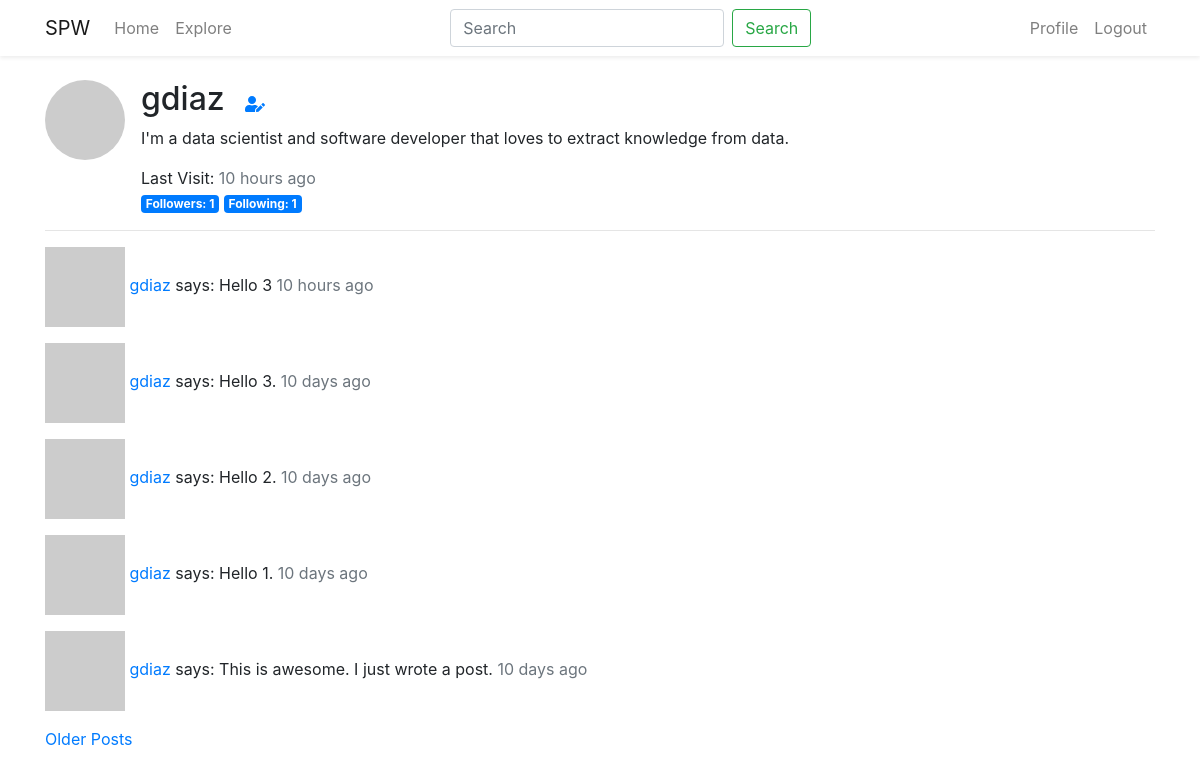
/user/gdiaz (signed in), run on an earlier commit of the app's database.
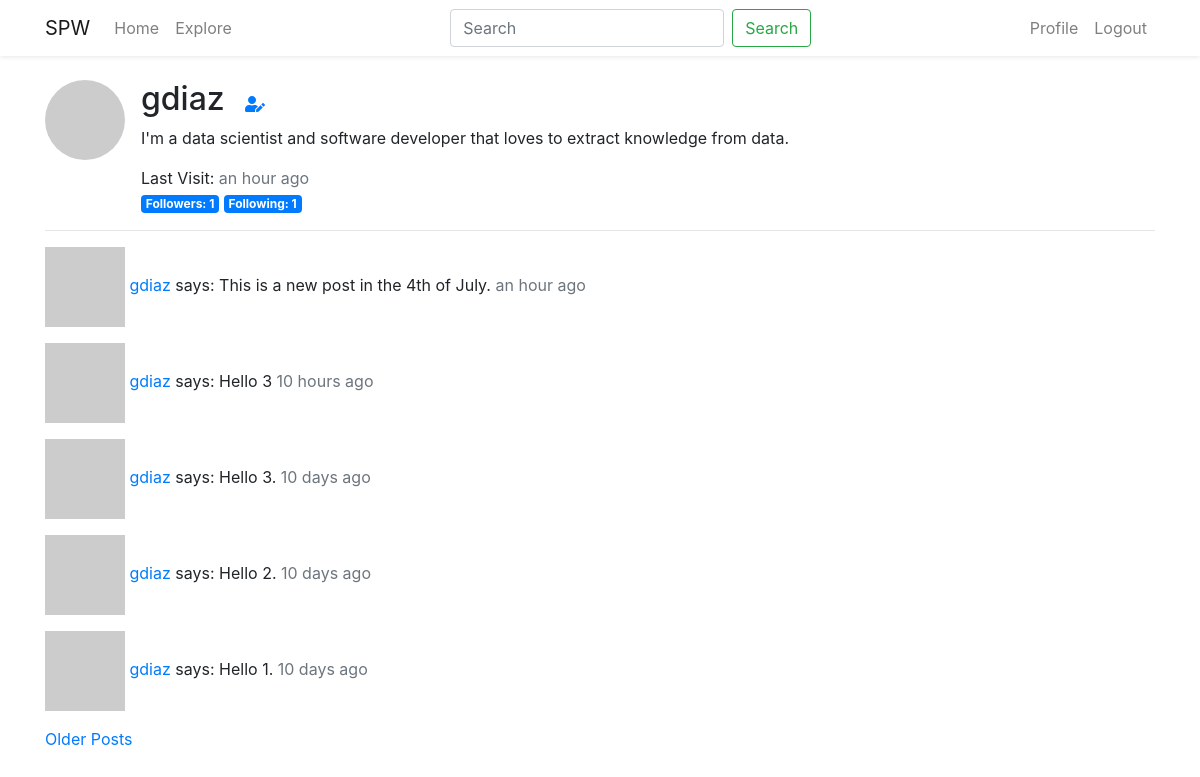
And on a later commit of the database.
### src/models.py (models this page shows, shortened)
class User(UserMixin, db.Model):
    id = db.Column(db.Integer, primary_key=True)
    username = db.Column(db.String(64), index=True, unique=True)
    email = db.Column(db.String(128), index=True, unique=True)
    password_hash = db.Column(db.String(128))
    posts = db.relationship('Post', backref='author', lazy='dynamic')
    about_me = db.Column(db.String(140))
    last_seen = db.Column(db.DateTime, default=datetime.utcnow)
    following = db.relationship(
        'User', secondary=followers,
        primaryjoin=(followers.c.follower_id == id),
        secondaryjoin=(followers.c.following_id == id),
        backref=db.backref('followers', lazy='dynamic'),
        lazy='dynamic',
    )
    def avatar(self, size):
        digest = md5(self.email.lower().encode('utf-8')).hexdigest()
        return f"https://www.gravatar.com/avatar/{digest}?d=robohash&s={size}"

class Post(db.Model):
    id = db.Column(db.Integer, primary_key=True)
    body = db.Column(db.String(140))
    timestamp = db.Column(db.DateTime, index=True, default=datetime.utcnow)
    user_id = db.Column(db.Integer, db.ForeignKey('user.id'))

### src/routes.py (the view)
@app.route('/user/<username>')
@login_required
def user(username):
    c_user = User.query.filter_by(username=username).first_or_404()
    page = request.args.get(key='page', default=1, type=int)
    posts = c_user.posts.order_by(Post.timestamp.desc()).paginate(
        page=page,
        per_page=app.config['POST_PER_PAGE'],
        error_out=False,
    )
    next_page = url_for('user', username=c_user.username, page=posts.next_num) if posts.has_next else None
    prev_page = url_for('user', username=c_user.username, page=posts.prev_num) if posts.has_prev else None
    return render_template('user.html', title=c_user.username, user=c_user, posts=posts.items, next_page=next_page,
                           prev_page=prev_page)

### src/models.py (called while the page is built)
@login.user_loader
def load_user(idx):
    return User.query.get(int(idx))

### src/routes.py (called while the page is built)
@app.before_request
def before_request():
    if current_user.is_authenticated:
        current_user.last_seen = datetime.utcnow()
        db.session.commit()

### src/templates/user.html (shortened to what this page needs)
{% extends 'base.html' %}
{% block content %}
    <div class="media">
        <img src="{{ user.avatar(128) }}" alt="Profile Image" class="rounded-circle mr-3">
        <div class="media-body">
            <h2 class="mt-0 mr-3 d-inline">{{ user.username }}</h2>
            {% if user == current_user %}
                <a href="{{ url_for('edit_profile') }}"><i class="fas fa-user-edit"></i>
                </a>
            {% endif %}
            {% if user.about_me %}
                <p class="mt-2">{{ user.about_me }}</p>
            {% else %}
                <p class="text-muted mt-2">Tell us something about you.</p>
            {% endif %}
            {% if user.last_seen %}
                <p class="d-inline">Last Visit: </p>
                <p class="text-muted d-inline">{{ moment(user.last_seen).fromNow() }}</p>
            {% endif %}
            <div>
                <span class="badge badge-primary">Followers: {{ user.followers.count() }}</span>
                <span class="badge badge-primary">Following: {{ user.following.count() }}</span>
            </div>
        </div>
    </div>
    <hr>
    {% for post in posts %}
        {% include "includes/_post.html" %}
    {% endfor %}
    {% if next_page %}
        <a href="{{ next_page }}">Older Posts</a>
    {% endif %}
{% endblock %}

### src/templates/base.html (shortened to what this page needs)
<!DOCTYPE html>
<html lang="en">
<head>
    <link rel="stylesheet" href="https://stackpath.bootstrapcdn.com/bootstrap/4.1.1/css/bootstrap.min.css"
>
    <link rel="stylesheet" href="https://use.fontawesome.com/releases/v5.1.0/css/all.css"
>
</head>
<body>
{% include "includes/_navbar.html" %}
<br>
<div class="container">
    {% block content %}{% endblock %}
</div>
</body>
</html>

### src/templates/includes/_navbar.html (shortened to what this page needs)
<nav class="navbar navbar-expand-lg navbar-light shadow-sm">
    <div class="container">
        <a class="navbar-brand" href="/">SPW</a>
        <div class="collapse navbar-collapse" id="navbarSupportedContent">
            <ul class="navbar-nav mr-auto">
                <li class="nav-item">
                    <a class="nav-link" href="{{ url_for('index') }}">Home</a>
                </li>
                <li class="nav-item">
                    <a class="nav-link" href="{{ url_for('explore') }}">Explore</a>
                </li>
            </ul>
            <form class="form-inline my-2 my-lg-0">
                <input class="form-control mr-sm-2" type="search" placeholder="Search" aria-label="Search">
                <button class="btn btn-outline-success my-2 my-sm-0" type="submit">Search</button>
            </form>
            <ul class="navbar-nav ml-auto">
                {% if current_user.is_anonymous %}
                    <li class="nav-item">
                        <a href="{{ url_for('login') }}" class="nav-link">Login</a>
                    </li>
                {% else %}
                    <li class="nav-item">
                        <a href="{{ url_for('user', username=current_user.username) }}" class="nav-link">Profile</a>
                    </li>
                    <li class="nav-item">
                        <a href="{{ url_for('logout') }}" class="nav-link">Logout</a>
                    </li>
                {% endif %}
            </ul>
        </div>
    </div>
</nav>

### src/templates/includes/_post.html
<p>
    <img src="{{ post.author.avatar(36) }}" alt="Profile Image">
    <a href="{{ url_for('user', username=post.author.username) }}">
        {{ post.author.username }}
    </a>
    says: {{ post.body }} <span class="text-muted">{{ moment(post.timestamp).fromNow() }}</span>
</p>

What changed in the data, as far as the page shows it:
no longer on this page (row unchanged): Post: author.username "gdiaz", body "This is awesome. I just wrote a post.", timestamp "10 days ago"
changed User "gdiaz": last_seen "10 hours ago" → "an hour ago"
added Post: author.username "gdiaz", body "This is a new post in the 4th of July.", timestamp "an hour ago"
